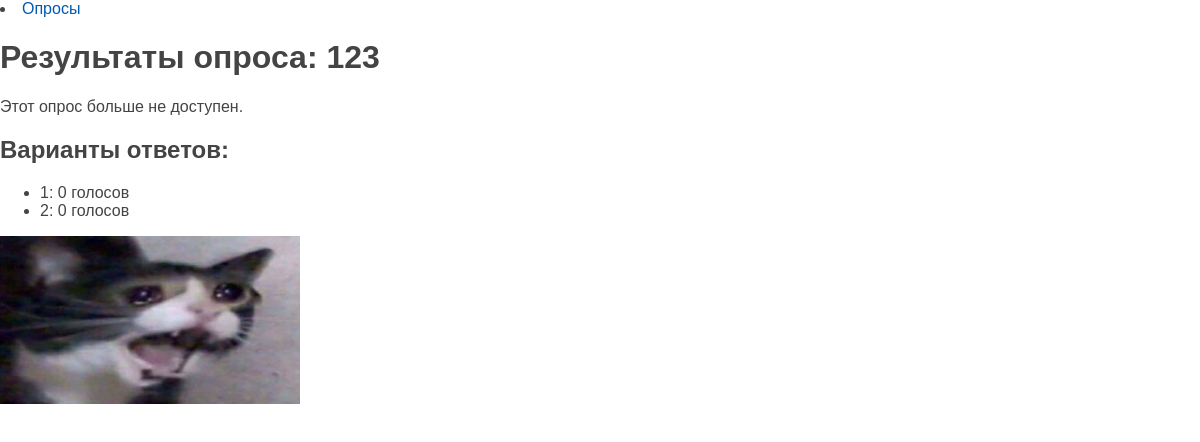
Screenshot of /survey/1233/ with the database file from the repository.
### polls/models.py (models this page shows, shortened)
class Question(models.Model):
    title = models.CharField(max_length=255, verbose_name="Заголовок")
    slug = models.SlugField(max_length=255, unique=True, db_index=True, verbose_name="URL")
    description = models.TextField(blank=True,verbose_name="Описание")
    image = models.ImageField(upload_to='survey', blank=True, null=True, default=None, verbose_name="Изображение")  # Поле для изображения
    time_create = models.DateTimeField(auto_now_add=True)
    time_update = models.DateTimeField(auto_now=True)
    life_time = models.PositiveIntegerField(default=300, verbose_name="Время жизни(в сек.)")
    @property #Делает метод доступным как атрибут, тем самым скрывая логику и не меняя класс Question
    def is_active(self):
        return timezone.now() < self.time_update + timedelta(seconds=self.life_time) #Время жизни поста = 5 минут
    class Meta:
        ordering = ['-time_update']
        indexes = [
            models.Index(fields=['-time_update'])
        ]

class Choice(models.Model):
    question = models.ForeignKey(Question, on_delete=models.CASCADE)
    choice_text = models.CharField(max_length=200)
    votes = models.IntegerField(default=0)

### polls/views.py (the view, shortened to what this page needs)
# urls.py: path('survey/<slug:survey_slug>/', survey, name='survey'),
def survey(request, survey_slug):
    survey = get_object_or_404(Question, slug=survey_slug)
    choices = survey.choice_set.all()
    if not survey.is_active:
        return render(request, 'polls/results.html',
                      {'survey': survey, 'choices': choices, 'message': "Этот опрос больше не доступен."})

### polls/templates/polls/results.html
{% extends 'polls/base.html' %}
{% block content %}
<nav>
    <li><a href="{% url 'index' %}">Опросы</a></li>
</nav>
<h1>Результаты опроса: {{ survey.title }}</h1>
{% if message %}
    <p>{{ message }}</p>
{% endif %}
<h2>Варианты ответов:</h2>
<ul>
    {% for choice in choices %}
    <li>
        {{ choice.choice_text }}: {{ choice.votes }} голосов
    </li>
    {% endfor %}
</ul>
{% if survey.image %}
<p><img class="img-article-left" src="{{ survey.image.url }}" alt="{{ survey.title }}"></p>
{% endif %}
{% endblock %}

### polls/static/polls/css/styles.css (style rules this page uses)
html, body { font-family: 'Arial'; margin: 0; padding: 0; height: 100%; width: 100%; color: #444; }
a { color: #0059b2; text-decoration: none; }
img { max-width: 600px; height: auto; }
img.img-article-left { max-width: 300px; height: auto; float: left; padding: 0 10px 10px 0; }

### rows the page displays
Question: title "123", image (picture)
Choice: choice_text "1", votes "0"
Choice: choice_text "2", votes "0"

### other values shown
{{ message }} "Этот опрос больше не доступен."
